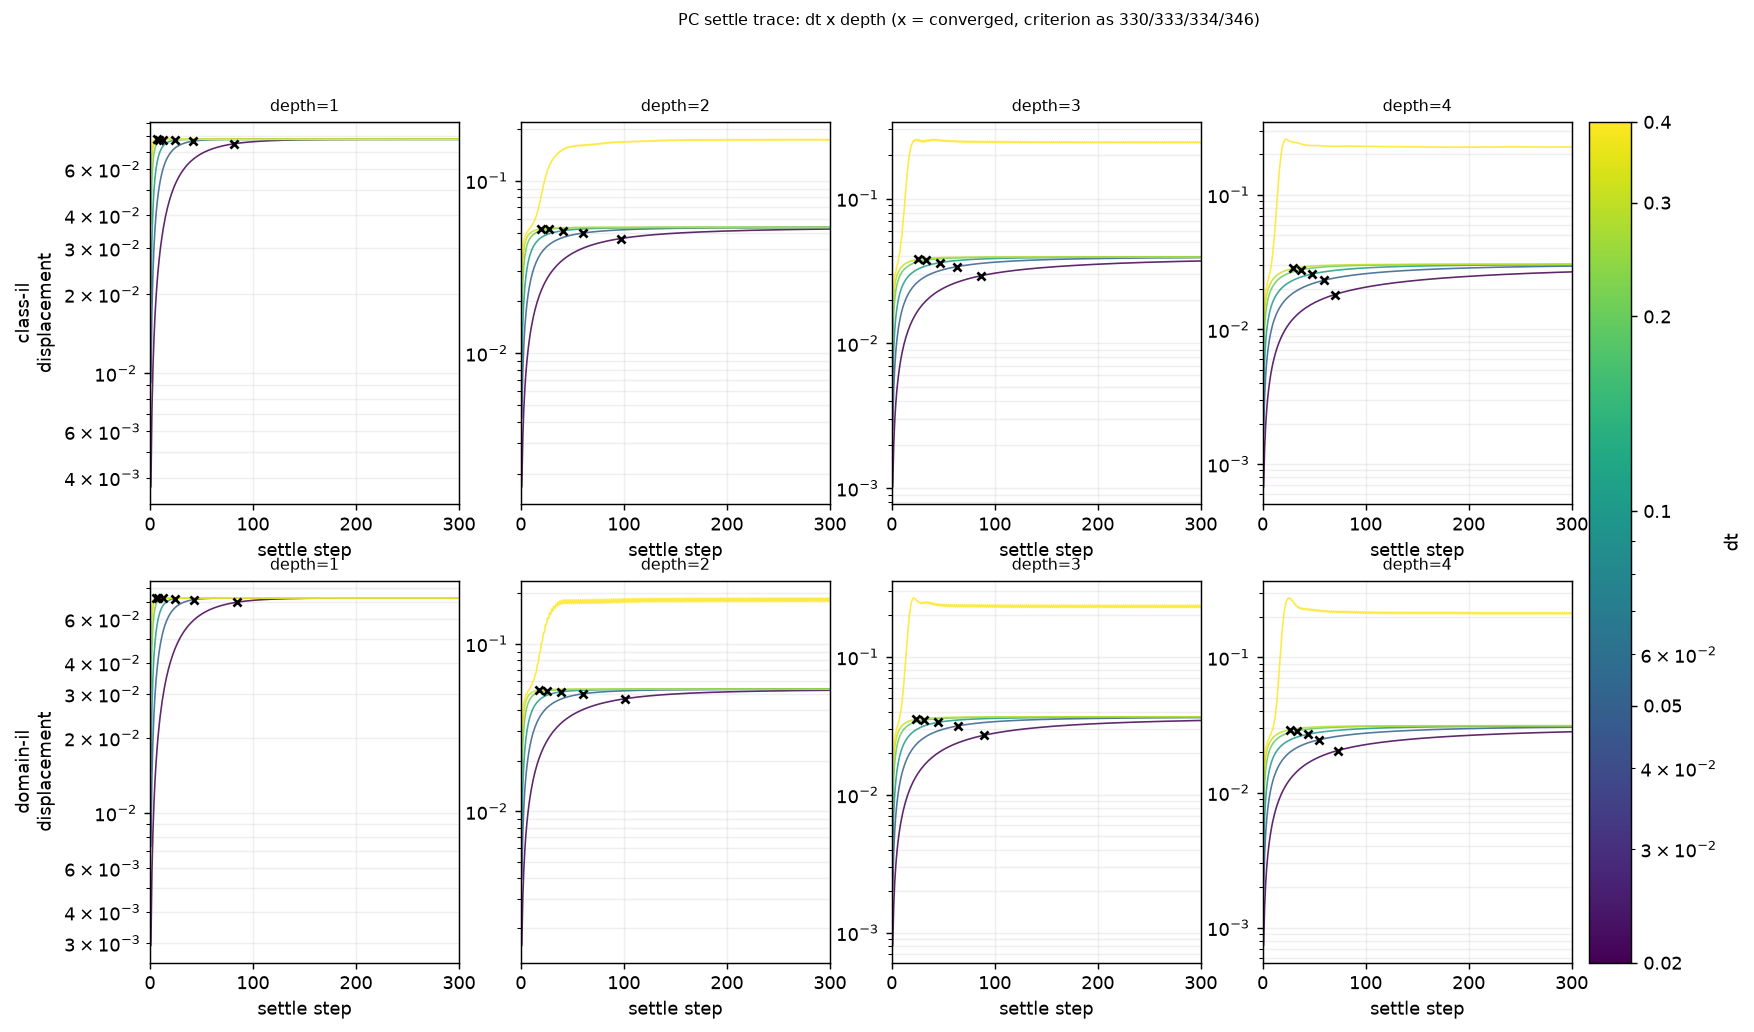

Python code for this plot:
"""Is there ONE dt that settles cleanly at every depth 1-4 (in which case depth can stay the only
varying axis, no confound to weigh), or does depth>1 need its own, smaller dt -- and if it does,
is accuracy/forgetting still flat across THAT depth's own stable dt sub-range, the way 330 found
at depth=1 (in which case picking each depth's own smallest-stable dt is a fair, motivated choice,
not a confound -- the same reasoning that already applies to lr)?

Report series 2, decade 347. Direct follow-up to 346, which found dt=0.4 (the established
depth=1 control) oscillates, not converges, at depth 2-4. This is 334's own method (dt sweep,
settle trace, classify_settle) generalised across BOTH axes at once -- dt AND depth -- rather than
dt alone. Width is not swept here: 346 already found dt=0.4 stable at every width tested
(4-128) except one already-flagged cell (class-il, H=4), not a systematic problem the way depth is.

STAGE 1 ONLY: this script answers "which dt is stable at which depth" via settle traces (fresh
init, single batch, full trace, no training) -- it does NOT yet check whether accuracy/forgetting
are flat across a depth's own stable dt range. That is a separate, necessarily more expensive
check (needs real training, not just a settle trace) and is only worth designing once this script
shows what each depth's stable dt range actually looks like.

DT_GRID = 334's own depth=1 grid (0.02, 0.05, 0.1, 0.2, 0.3, 0.4) -- same values, so this reads
directly against 334's own dt-vs-depth=1 result. DEPTH_GRID = [1, 2, 3, 4] (1 included as the
known-good reference, not because it needs re-checking). STEP_CAP=500, matching 334/346.

Same method as 334/346: fresh init, one batch spanning all classes, full trace, no early exit,
SEEDS=1 per (dt, depth, scenario) cell -- this is about the SHAPE of the phenomenon, not a mean.

Figure: 347_pc_settle_dt_by_depth.png, 2 rows (scenarios) x 4 columns (depth), each panel a
dt-coloured settle-trace overlay (334's own single-axis figure design, one panel per depth
instead of one figure for the whole dt axis) -- so 334's own depth=1 panel should be visually
reproducible here as a sanity check.
"""
import sys
import time
from pathlib import Path

ROOT = Path(__file__).resolve().parents[1]
sys.path.insert(0, str(ROOT))

import yaml
import numpy as np
import torch
import matplotlib.pyplot as plt
import matplotlib.cm as cm
import matplotlib.colors as mcolors

from src.protocol import PROTOCOL, replace, load, build, figure_path as _figure_path, \
    array_path as _array_path
from src.runner import _loader
from src.predictive_coding import pc_settle
from src.model import make_target
from src.metrics import classify_settle

SMOKE = "--smoke" in sys.argv
REPLOT = "--replot" in sys.argv

METHOD = "pc"
SETTLE_DELTA_TOL = 1e-4
SETTLE_PATIENCE = 3

with open(Path(__file__).parent / "config_300.yaml") as f:
    CFG = yaml.safe_load(f)

if SMOKE:
    SEED_START = 10
    DT_GRID, DEPTH_GRID = [0.1, 0.4], [1, 2]
    STEP_CAP = 80
    print("--smoke: tiny budget, results are NOT meaningful\n")
else:
    SEED_START = CFG["training"]["seed_start"]
    DT_GRID = [0.02, 0.05, 0.1, 0.2, 0.3, 0.4]   # 334's own depth=1 grid -- see docstring
    DEPTH_GRID = [1, 2, 3, 4]
    STEP_CAP = 500

SCENARIOS = CFG["data"]["scenarios"]

BASE_PROTOCOL = replace(
    PROTOCOL,
    img_size=CFG["data"]["img_size"], n_tasks=CFG["data"]["n_tasks"],
    classes_per_task=CFG["data"]["classes_per_task"], fashion=CFG["data"]["fashion"],
    hidden=CFG["architecture"]["hidden"],
    act=CFG["architecture"]["activation"], bias=CFG["architecture"]["bias"],
    init=CFG["architecture"]["init"],
    loss=CFG["output_layer"]["loss"], target=CFG["output_layer"]["target"],
    mask=CFG["output_layer"]["mask"], reduction=CFG["output_layer"]["reduction"],
    optimizer=CFG["training"]["optimizer"], batch=CFG["training"]["batch_size"],
    lr={METHOD: CFG["training"]["learning_rate"]["pc"]},
    device=CFG["evaluation"]["device"],
    seeds=1,
)


def figure_path(suffix=""):
    tag = suffix if not SMOKE else f"{suffix}_SMOKE".lstrip("_")
    return _figure_path(__file__, tag)


def array_path(scenario):
    return _array_path(__file__, scenario + ("_SMOKE" if SMOKE else ""))


def settle_trace(proto, dt, seed, data):
    handle = {}
    build(proto, METHOD, seed, handle=handle, dt=dt, steps=1)
    p, arch, obj = handle["params"], handle["arch"], handle["obj"]
    classes = list(range(proto.n_classes))
    loader = _loader(data.train, data.class_idx, classes, proto.batch, seed=seed)
    x, y = next(iter(loader))
    x, y = x.to(proto.device), y.to(proto.device)
    tasks = proto.tasks(seed)
    lmap = proto.label_map(tasks)
    if lmap is not None:
        y = torch.tensor([lmap[int(v)] for v in y.tolist()], device=proto.device)
    target = make_target(y, arch, obj, device=proto.device)
    _, _, disp = pc_settle(x, p, arch, obj, target, dt=dt, steps=STEP_CAP, trace=True)
    return np.asarray(disp)


if REPLOT and all(Path(array_path(s)).exists() for s in SCENARIOS):
    results = {}
    for s in SCENARIOS:
        z = np.load(array_path(s), allow_pickle=True)
        results[s] = list(z["data"])
    print("--replot: redrawing from saved arrays, no relaxation\n")
else:
    t0 = time.perf_counter()
    results = {}   # scenario -> list of (depth, dt, seed, disp)
    for scenario in SCENARIOS:
        proto = replace(BASE_PROTOCOL, scenario=scenario)
        rows = []
        for depth in DEPTH_GRID:
            p = replace(proto, n_layers=depth)
            data = load(p)
            for dt in DT_GRID:
                disp = settle_trace(p, dt, SEED_START, data)
                rows.append((depth, dt, SEED_START, disp))
        results[scenario] = rows
        print(f"  {scenario:10s} done   [{time.perf_counter() - t0:5.0f}s]")
    for scenario in SCENARIOS:
        np.savez(array_path(scenario), data=np.array(results[scenario], dtype=object))
    print("saved arrays")

# ---------------------------------------------------------------- classification summary
print(f"\nclassify_settle: dt x depth (cap={STEP_CAP})")
stable_by_depth = {}
for scenario in SCENARIOS:
    print(f"\n  {scenario}")
    stable_by_depth[scenario] = {}
    for depth in DEPTH_GRID:
        stable = []
        for dt in DT_GRID:
            row = next(r for r in results[scenario] if r[0] == depth and r[1] == dt)
            disp = np.asarray(row[3])
            label, conv_step = classify_settle(disp, tol=SETTLE_DELTA_TOL, patience=SETTLE_PATIENCE)
            if label == "converged":
                stable.append(dt)
            print(f"    depth={depth} dt={dt:<5} -> {label}"
                 f"{f' (step {conv_step})' if conv_step is not None else ''}")
        stable_by_depth[scenario][depth] = stable

print("\nstable dt values per depth:")
for scenario in SCENARIOS:
    print(f"  {scenario}: " + ", ".join(f"depth={d}:{stable_by_depth[scenario][d]}"
                                       for d in DEPTH_GRID))
common = set(DT_GRID)
for scenario in SCENARIOS:
    for depth in DEPTH_GRID:
        common &= set(stable_by_depth[scenario][depth])
print(f"\ndt values stable at EVERY depth, BOTH scenarios: {sorted(common) if common else 'NONE'}")

# ---------------------------------------------------------------- figure
XLIM = 300
norm = mcolors.LogNorm(vmin=min(DT_GRID), vmax=max(DT_GRID))
cmap = cm.viridis

fig, axes = plt.subplots(len(SCENARIOS), len(DEPTH_GRID),
                        figsize=(4.2 * len(DEPTH_GRID), 4.2 * len(SCENARIOS)), squeeze=False)
for row_i, scenario in enumerate(SCENARIOS):
    for col_i, depth in enumerate(DEPTH_GRID):
        ax = axes[row_i][col_i]
        for dt in DT_GRID:
            row = next(r for r in results[scenario] if r[0] == depth and r[1] == dt)
            disp = np.asarray(row[3])
            label, conv_step = classify_settle(disp, tol=SETTLE_DELTA_TOL, patience=SETTLE_PATIENCE)
            color = cmap(norm(dt))
            ax.plot(np.arange(1, len(disp) + 1), disp, color=color, lw=0.9, alpha=0.85)
            if conv_step is not None and conv_step <= len(disp):
                ax.scatter([conv_step], [disp[conv_step - 1]], marker="x", color="black", s=20,
                          zorder=5)
        ax.set_yscale("log")
        ax.set_xlim(0, XLIM)
        ax.set_xlabel("settle step")
        if col_i == 0:
            ax.set_ylabel(f"{scenario.replace('_', '-')}\ndisplacement")
        ax.set_title(f"depth={depth}", fontsize=9)
        ax.grid(alpha=0.2, which="both")

sm = cm.ScalarMappable(norm=norm, cmap=cmap)
sm.set_array([])
cbar = fig.colorbar(sm, ax=axes, label="dt", pad=0.01)
cbar.set_ticks(DT_GRID)
cbar.set_ticklabels([str(dt) for dt in DT_GRID])

fig.suptitle("PC settle trace: dt x depth (x = converged, criterion as 330/333/334/346)",
            fontsize=9)
path = figure_path()
fig.savefig(path, dpi=130, bbox_inches="tight")
print(f"saved {path}")
